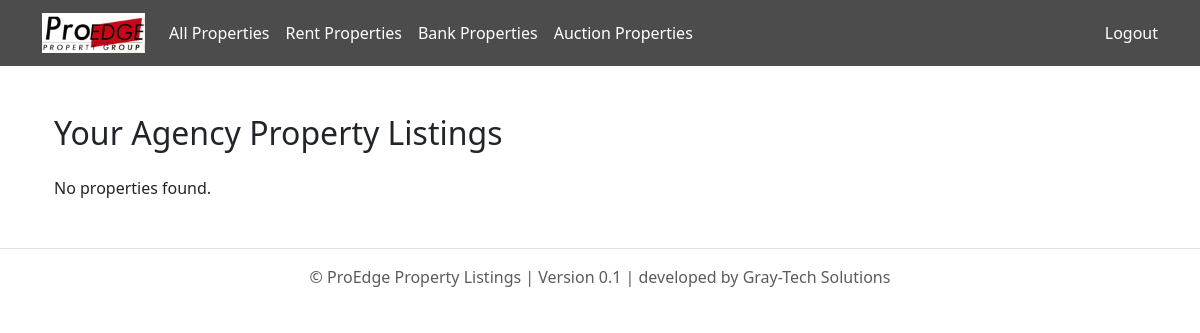
The app's page /agency/properties/ (signed in), older data.
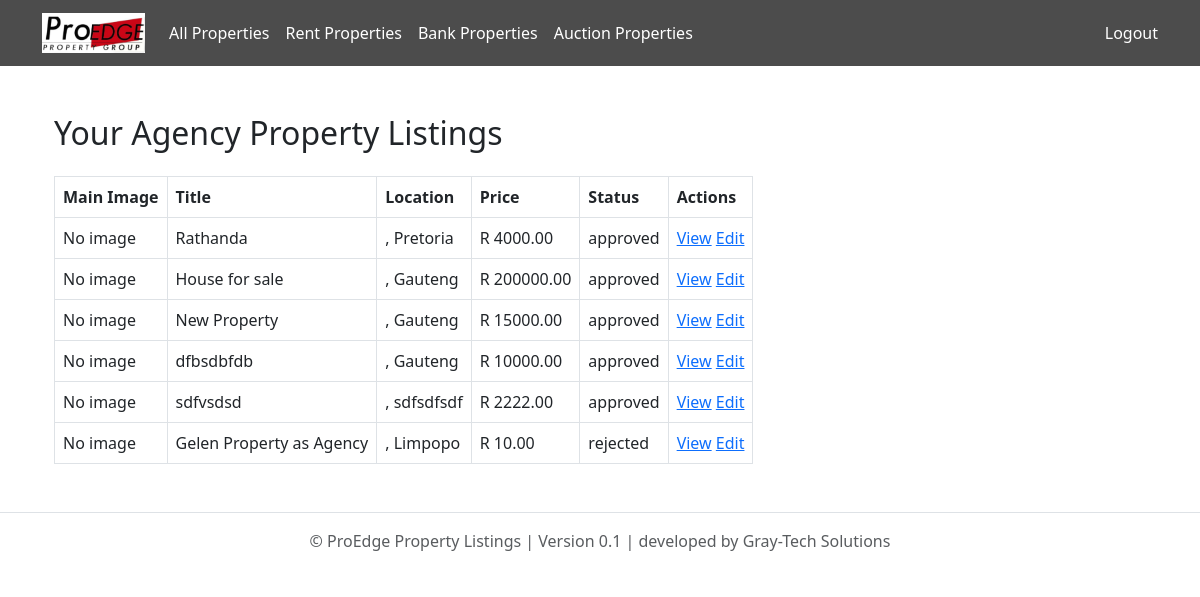
The same page, newer data.
### listings/models.py (models this page shows, shortened)
class Property(models.Model):
    PROPERTY_TYPE_CHOICES = [
        ('house', 'House'),
        ('apartment', 'Apartment'),
        ('land', 'Vacant Land'),
        ('commercial', 'Commercial'),
        ('industrial', 'Industrial'),
    ]
    LISTING_TYPE_CHOICES = [
        ('private', 'Private Seller'),
        ('agent', 'Agent'),
        ('bank', 'Bank Property'),
    ]
    STATUS_CHOICES = [
        ('approved', 'Approved'),
        ('pending', 'Pending'),
        ('rejected', 'Rejected'),
        ('sold', 'Sold'),
    ]
    title = models.CharField(max_length=200)
    description = models.TextField()
    price = models.DecimalField(max_digits=12, decimal_places=2)
    location = models.CharField(max_length=255)
    province = models.CharField(max_length=100)  # Now a free-text field
    area = models.CharField(max_length=100, null=True, blank=True)
    property_type = models.CharField(max_length=20, choices=PROPERTY_TYPE_CHOICES)
    listing_type = models.CharField(max_length=20, choices=LISTING_TYPE_CHOICES, default='')
    status = models.CharField(max_length=20, choices=STATUS_CHOICES)
    latitude = models.DecimalField(max_digits=9, decimal_places=6, null=True, blank=True)
    longitude = models.DecimalField(max_digits=9, decimal_places=6, null=True, blank=True)
    floor_plan = models.FileField(upload_to='floor_plans/', null=True, blank=True)
    number_of_bedrooms = models.PositiveIntegerField(null=True, blank=True)
    number_of_kitchens = models.PositiveIntegerField(null=True, blank=True)
    number_of_bathrooms = models.PositiveIntegerField(null=True, blank=True)
    number_of_garages = models.PositiveIntegerField(null=True, blank=True)
    floor_area_m2 = models.DecimalField(max_digits=10, decimal_places=2, null=True, blank=True)
    erf_size_m2 = models.DecimalField(max_digits=10, decimal_places=2, null=True, blank=True)
    price_per_m2 = models.DecimalField(max_digits=10, decimal_places=2, null=True, blank=True)
    price_per_erf_m2 = models.DecimalField(max_digits=10, decimal_places=2, null=True, blank=True)
    has_parking = models.BooleanField(default=False)
    number_of_parking_slots = models.CharField(max_length=10, blank=True, default="N/A")
    seller = models.ForeignKey(settings.AUTH_USER_MODEL, on_delete=models.CASCADE, related_name='properties')
    buyer = models.ForeignKey(settings.AUTH_USER_MODEL, on_delete=models.SET_NULL, null=True, blank=True, related_name='purchased_properties')
    landlord = models.ForeignKey(settings.AUTH_USER_MODEL, on_delete=models.SET_NULL, null=True, blank=True, related_name='rented_properties')
    tenant = models.ForeignKey(settings.AUTH_USER_MODEL, on_delete=models.SET_NULL, null=True, blank=True, related_name='rented_by_properties')
    agent = models.ForeignKey(settings.AUTH_USER_MODEL, on_delete=models.SET_NULL, null=True, blank=True, related_name='listed_properties')
    bank = models.ForeignKey(settings.AUTH_USER_MODEL, on_delete=models.SET_NULL, null=True, blank=True, related_name='banked_properties')
    auctioneer = models.ForeignKey(settings.AUTH_USER_MODEL, on_delete=models.SET_NULL, null=True, blank=True, related_name='auctioned_properties')
    agency = models.ForeignKey('Agency', on_delete=models.CASCADE, null=True, blank=True, related_name='properties')
    created_at = models.DateTimeField(auto_now_add=True)
    class Meta:
        verbose_name_plural = "Properties"

### agencylistings/views.py (the view)
# urls.py: path('properties/', views.agency_property_list, name='agency_property_list'),
@login_required
def agency_property_list(request):
    properties = Property.objects.all()  # Later: filter by agency
    return render(request, 'agencylistings/agency_property_list.html', {'properties': properties})

### agencylistings/templates/agencylistings/agency_property_list.html
{% extends 'base.html' %}
{% block content %}
<div class="container mt-5">
    <h2 class="text-2xl font-semibold mb-4">Your Agency Property Listings</h2>
    {% if properties %}
        <table class="w-full table-auto border border-gray-300 shadow-md">
            <thead class="bg-gray-100">
                <tr>
                    <th class="p-2 border">Main Image</th>
                    <th class="p-2 border">Title</th>
                    <th class="p-2 border">Location</th>
                    <th class="p-2 border">Price</th>
                    <th class="p-2 border">Status</th>
                    <th class="p-2 border">Actions</th>
                </tr>
            </thead>
            <tbody>
                {% for property in properties %}
                    <tr class="hover:bg-gray-50">
                        <td class="p-2 border">
                            {% if property.main_image %}
                                <img src="{{ property.main_image.url }}" alt="Main Image" class="h-16 w-24 object-cover">
                            {% else %}
                                <span class="text-gray-400 italic">No image</span>
                            {% endif %}
                        </td>
                        <td class="p-2 border">{{ property.title }}</td>
                        <td class="p-2 border">{{ property.city }}, {{ property.province }}</td>
                        <td class="p-2 border">R {{ property.price|floatformat:2 }}</td>
                        <td class="p-2 border">{{ property.status }}</td>
                        <td class="p-2 border text-center">
                            <a href="{% url 'agencylistings:property_detail' property.pk %}">View</a>
                            <a href="{% url 'agencylistings:edit_property' property.pk %}">Edit</a>
                        </td>
                    </tr>
                {% endfor %}
            </tbody>
        </table>
    {% else %}
        <p class="text-gray-600 mt-4">No properties found.</p>
    {% endif %}
</div>
{% endblock %}

Row changes from the older to the newer data that the page shows:
added Property: title "Rathanda", province "Pretoria", price "4000.00", status "approved"
added Property: title "House for sale", province "Gauteng", price "200000.00", status "approved"
added Property: title "New Property", province "Gauteng", price "15000.00", status "approved"
added Property: title "dfbsdbfdb", province "Gauteng", price "10000.00", status "approved"
added Property: title "sdfvsdsd", province "sdfsdfsdf", price "2222.00", status "approved"
added Property: title "Gelen Property as Agency", province "Limpopo", price "10.00", status "rejected"
Text that changed along with them:
text no longer shown: "No properties found."
text now shown: "Main Image Title Location Price Status Actions"
